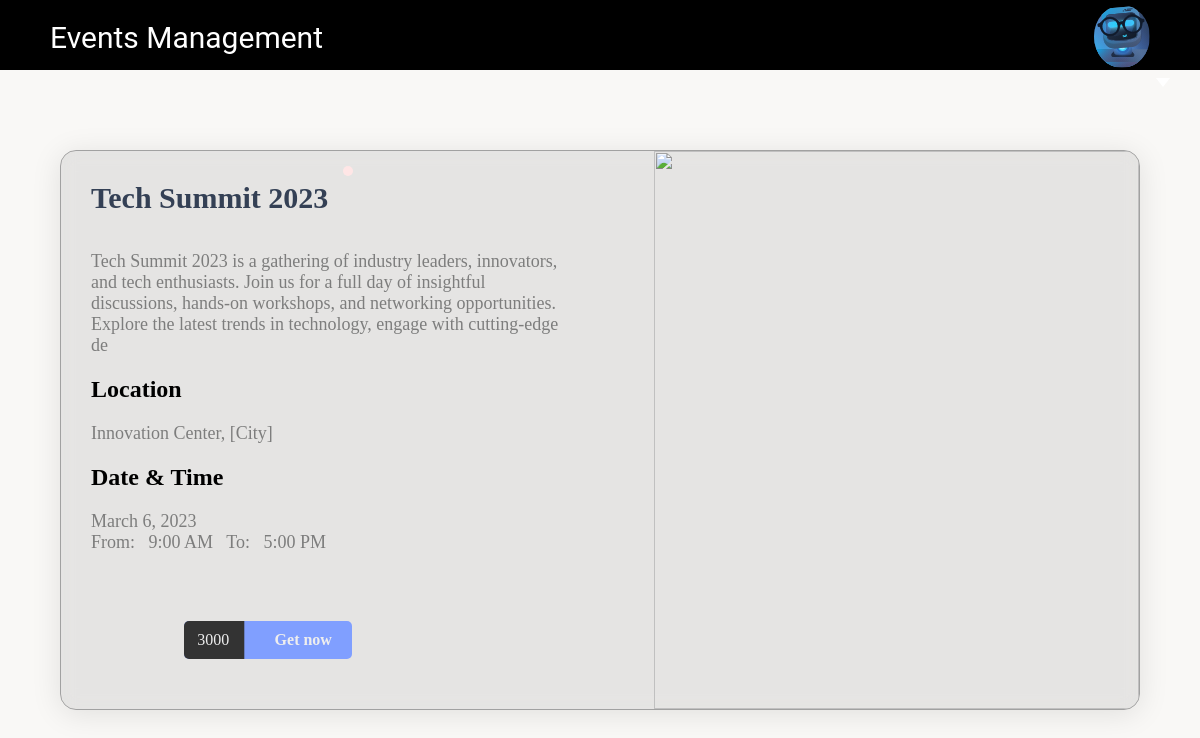
Screenshot of /Attendees/event.php?event=2 (signed in) with the database file from the repository.
### tables this page shows
CREATE TABLE `events` (
  `id` bigint(20) unsigned NOT NULL AUTO_INCREMENT,
  `name` varchar(255) NOT NULL,
  `description` varchar(255) DEFAULT NULL,
  `start_time` varchar(255) NOT NULL,
  `end_time` varchar(255) NOT NULL,
  `location` varchar(255) NOT NULL,
  `date` varchar(255) NOT NULL,
  `image` varchar(255) DEFAULT NULL,
  `pricing` double NOT NULL,
  `available_tickets` int(11) NOT NULL,
  `created_at` timestamp NOT NULL DEFAULT current_timestamp() ON UPDATE current_timestamp(),
  UNIQUE KEY `id` (`id`)
);

### helpers/DbHelpers.php (called while the page is built, shortened)
<?php
function GetRelativePath($path)
{
  $npath = str_replace('\\', '/', $path);
  return str_replace('DOCUMENT_ROOT', '', $npath);
}
require(GetRelativePath(dirname(__FILE__))."../../config/db.conf.php");
class DbHelpers {
  public $db;
  public function __construct($conn) {
    $this->db = $conn;
  }
  public function getSpecifics ($table, $id) {
    $result = mysqli_query($this->db, "SELECT * FROM $table WHERE id = '$id'");
    if ($result) {
      return $result;
    } else {
      return 'table not found';
    }
  }
}
$db_helpers = new DbHelpers($conn);
?>

### Attendees/event.php (the view, shortened to what this page needs)
<?php
    include_once('./topnav.php');
    include('../helpers/DbHelpers.php');
    $event = mysqli_fetch_assoc($db_helpers->getSpecifics('events', $_GET['event']));
    $date = new DateTime($event['date']);
?>
<head>
    <link rel="stylesheet" type="text/css" href="../public/css/events.css">
    <link rel="stylesheet" type="text/css" href="../public/css/styles.css">
</head>
<div id="container">
    <div class="product-details">
        <h1><?= $event['name']?></h1>
        <p class="information"><?= $event['description']?></p>
        <h2>Location</h2>
        <p class="information"><?= $event['location']?></p>
        <h2>Date & Time</h2>
        <p class="information">
            <?=  $date->format("F j, Y")?> <br>
            From: &nbsp; <?= date("g:i A", strtotime($event['start_time'])) ?> &nbsp; To: &nbsp; <?= date("g:i A", strtotime($event['end_time']))?>
        </p>
        <div class="control" id="openModal">
            <button class="btn" name="putAmount">
                <span class="price"><?=$event['pricing']?></span>
                <span class="buy">Get now</span>
            </button>
        </div>
    </div>
    <div class="product-image">
        <img src="https://images.unsplash.com/photo-1606830733744-0ad778449672?ixid=MXwxMjA3fDB8MHxzZWFyY2h8Mzl8fGNocmlzdG1hcyUyMHRyZWV8ZW58MHx8MHw%3D&ixlib=rb-1.2.1&auto=format&fit=crop&w=500&q=60" alt="">
    </div>
</div>

### public/css/styles.css (style rules this page uses)
body { background-color: rgb(249, 248, 246); opacity: 1; margin: auto; }

### public/css/events.css (style rules this page uses)
body { margin: auto; }
html { box-sizing: border-box; -webkit-font-smoothing: antialiased; }
#container { text-align: center; border-radius: 5px; overflow: hidden; margin: 5em auto; height: 70vh; width: 90%; background: rgba(161, 161, 161, 0.222); border-radius: 16px; box-shadow: 0 4px 30px rgba(0, 0, 0, 0.1); backdrop-filter: blur(9.1px); -webkit-backdrop-filter: blur(9.1px); border: 1px solid rgba(161, 161, 161, 1); }
.product-details { position: relative; text-align: left; overflow: hidden; padding: 30px; height: 100%; float: left; width: 50%; }
#container .product-details h1 { display: inline-block; position: relative; font-size: 30px; color: #344055; margin: 0; }
#container .product-details h1:before { position: absolute; content: ''; right: 0%; top: 0%; transform: translate(25px, -15px); font-family: 'Bree Serif', serif; display: inline-block; background: #ffe6e6; border-radius: 5px; font-size: 14px; padding: 5px; color: white; margin: 0; animation: chan-sh 6s ease infinite; }
#container .product-details > p { font-family: 'EB Garamond', serif; text-align: left; font-size: 18px; color: #7d7d7d; }
.control { position: absolute; bottom: 9%; left: 22.8%; }
.btn { transform: translateY(0px); transition: 0.3s linear; background: #809fff; border-radius: 5px; position: relative; overflow: hidden; cursor: pointer; outline: none; border: none; color: #eee; padding: 0; margin: 0; }
.btn span { font-family: 'Farsan', cursive; transition: transform 0.3s; display: inline-block; padding: 10px 20px; font-size: 1.2em; margin:0; }
.btn .price, .shopping-cart { background: #333; border: 0; margin: 0; }
.btn .price { transform: translateX(-10%); padding-right: 15px; }
.btn .buy { z-index: 3; font-weight: bolder; }
.product-image { transition: all 0.3s ease-out; display: inline-block; position: relative; overflow: hidden; height: 100%; float: right; width: 45%; display: inline-block; }
#container img { width: 100%;height: 100%; }

### rows the page displays
events: name "Tech Summit 2023", description "Tech Summit 2023 is a gathering of industry leaders, innovators, and tech enthusiasts. Join us for a full day of insightful discussions, hands-on workshops, and networking opportunities. Explore the latest trends in technology, engage with cutting-edge de", location "Innovation Center, [City]", date "March 6, 2023", start_time "9:00 AM", end_time "5:00 PM", pricing "3000"
